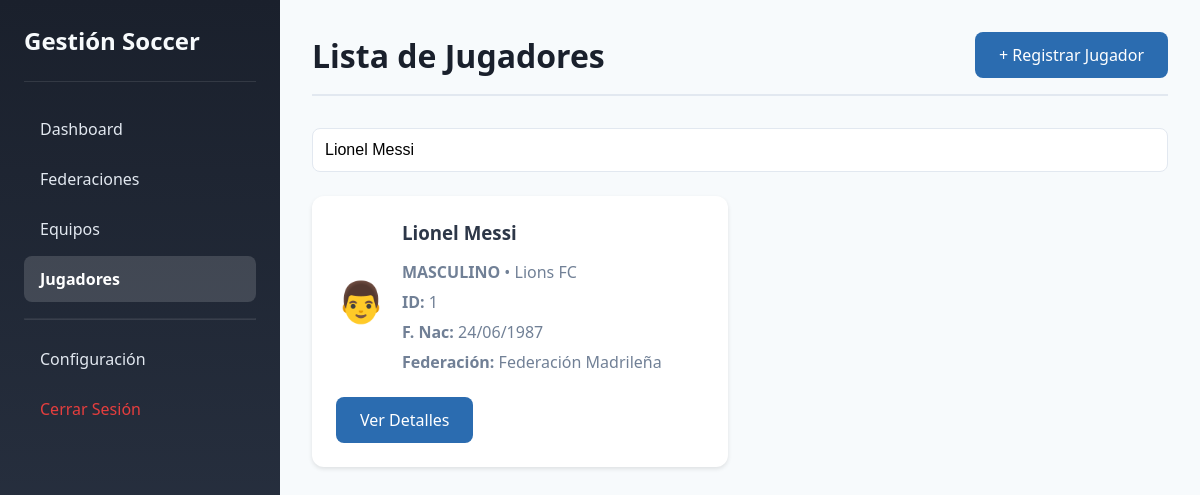
Page /jugadores.php?buscar=Lionel Messi (signed in) on the committed database.
### tables this page shows
CREATE TABLE jugadores (
    id INT AUTO_INCREMENT PRIMARY KEY,
    nombre VARCHAR(100) NOT NULL,
    fecha_nacimiento DATE NOT NULL,
    genero ENUM('masculino', 'femenino') NOT NULL,
    equipo_id INT NOT NULL,
    activo TINYINT(1) NOT NULL DEFAULT 1,
    fecha_creacion DATETIME NOT NULL DEFAULT CURRENT_TIMESTAMP,
    fecha_actualizacion DATETIME NOT NULL DEFAULT CURRENT_TIMESTAMP ON UPDATE CURRENT_TIMESTAMP,
    FOREIGN KEY (equipo_id) REFERENCES equipos(id) ON DELETE RESTRICT ON UPDATE CASCADE,
    INDEX idx_nombre (nombre),
    INDEX idx_equipo (equipo_id)
);

CREATE TABLE equipos (
    id INT AUTO_INCREMENT PRIMARY KEY,
    nombre VARCHAR(200) NOT NULL,
    federacion_id INT NOT NULL,
    activo TINYINT(1) NOT NULL DEFAULT 1,
    fecha_creacion DATETIME NOT NULL DEFAULT CURRENT_TIMESTAMP,
    fecha_actualizacion DATETIME NOT NULL DEFAULT CURRENT_TIMESTAMP ON UPDATE CURRENT_TIMESTAMP,
    FOREIGN KEY (federacion_id) REFERENCES federaciones(id) ON DELETE RESTRICT ON UPDATE CASCADE,
    INDEX idx_nombre (nombre),
    INDEX idx_federacion (federacion_id)
);

CREATE TABLE federaciones (
    id INT AUTO_INCREMENT PRIMARY KEY,
    nombre VARCHAR(200) NOT NULL,
    fecha_fundacion DATE NOT NULL,
    departamento VARCHAR(100) NOT NULL,
    municipio VARCHAR(100) NOT NULL,
    complemento VARCHAR(255),
    activo TINYINT(1) NOT NULL DEFAULT 1,
    fecha_creacion DATETIME NOT NULL DEFAULT CURRENT_TIMESTAMP,
    fecha_actualizacion DATETIME NOT NULL DEFAULT CURRENT_TIMESTAMP ON UPDATE CURRENT_TIMESTAMP,
    INDEX idx_nombre (nombre)
);

### includes/conexion.php (called while the page is built, shortened)
<?php
function limpiarInput($data) {
    $data = trim($data);
    $data = stripslashes($data);
    $data = htmlspecialchars($data);
    return $data;
}
?>

### jugadores.php (the view, shortened to what this page needs)
<?php
require_once 'includes/conexion.php';
$busqueda = isset($_GET['buscar']) ? limpiarInput($_GET['buscar']) : '';
$sql = "SELECT j.*, e.nombre as nombre_equipo, f.nombre as nombre_federacion
        FROM jugadores j
        LEFT JOIN equipos e ON j.equipo_id = e.id
        LEFT JOIN federaciones f ON e.federacion_id = f.id
        WHERE j.activo = 1";
if ($busqueda) {
    $sql .= " AND (j.nombre LIKE :busqueda OR j.id LIKE :busqueda2)";
}
$sql .= " ORDER BY j.nombre";
$stmt = $pdo->prepare($sql);
if ($busqueda) {
    $stmt->execute([':busqueda' => "%$busqueda%", ':busqueda2' => "%$busqueda%"]);
} else {
    $stmt->execute();
}
$jugadores = $stmt->fetchAll();
?>
<!DOCTYPE html>
<html lang="es">
<head>
    <link rel="stylesheet" href="css/admin.css">
</head>
<body>
    <div class="admin-container">
        <aside class="sidebar">
            <div class="sidebar-header">
                <h1> Gestión Soccer</h1>
            </div>
            <nav class="sidebar-nav">
                <a href="dashboard.php"> Dashboard</a>
                <a href="federaciones.php"> Federaciones</a>
                <a href="equipos.php"> Equipos</a>
                <a href="jugadores.php" class="active"> Jugadores</a>
                <hr>
                <a href="configuracion_usuarios.php"> Configuración</a>
                <a href="log_out.php" style="color: #e53e3e;"> Cerrar Sesión</a>
            </nav>
        </aside>
        <main class="main-content">
            <header>
                <h2>Lista de Jugadores</h2>
                <a href="registro_jugadores.php" class="btn btn-primary">+ Registrar Jugador</a>
            </header>
            <div class="search-box">
                <form method="GET" action="">
                    <input type="text" name="buscar" placeholder="Buscar jugador por nombre o ID..."
                           value="<?php echo htmlspecialchars($busqueda); ?>">
                </form>
            </div>
            <div class="card-grid">
                <?php foreach ($jugadores as $jugador): ?>
                <div class="card">
                    <div style="display: flex; align-items: center; gap: 1rem;">
                        <div style="font-size: 2.5rem;">
                            <?php echo $jugador['genero'] === 'masculino' ? '👨' : '👩'; ?>
                        </div>
                        <div>
                            <h3><?php echo htmlspecialchars($jugador['nombre']); ?></h3>
                            <p><strong><?php echo strtoupper($jugador['genero']); ?></strong> •
                               <?php echo htmlspecialchars($jugador['nombre_equipo']); ?></p>
                            <p><strong>ID:</strong> <?php echo $jugador['id']; ?></p>
                            <p><strong>F. Nac:</strong> <?php echo date('d/m/Y', strtotime($jugador['fecha_nacimiento'])); ?></p>
                            <p><strong>Federación:</strong> <?php echo htmlspecialchars($jugador['nombre_federacion']); ?></p>
                        </div>
                    </div>
                    <div style="margin-top: 1rem;">
                        <a href="ver_jugador.php?id=<?php echo $jugador['id']; ?>" class="btn btn-primary">Ver Detalles</a>
                    </div>
                </div>
                <?php endforeach; ?>
            </div>
        </main>
    </div>
</body>
</html>

### css/admin.css (style rules this page uses)
* { margin: 0; padding: 0; box-sizing: border-box; }
body { font-family: 'Segoe UI', Tahoma, Geneva, Verdana, sans-serif; background: #f7fafc; color: #2d3748; }
.admin-container { display: flex; min-height: 100vh; }
.sidebar { width: 280px; background: linear-gradient(180deg, #1a202c 0%, #2d3748 100%); color: white; padding: 1.5rem; position: fixed; height: 100vh; overflow-y: auto; }
.sidebar-header { padding-bottom: 1.5rem; border-bottom: 1px solid rgba(255,255,255,0.1); margin-bottom: 1.5rem; }
.sidebar-header h1 { font-size: 1.5rem; color: #f7fafc; }
.sidebar-nav a { display: block; padding: 0.75rem 1rem; color: #e2e8f0; text-decoration: none; border-radius: 8px; margin-bottom: 0.25rem; transition: all 0.3s; }
.sidebar-nav a.active { background: rgba(255,255,255,0.15); color: white; font-weight: bold; }
.sidebar-nav hr { border-color: rgba(255,255,255,0.1); margin: 1rem 0; }
.main-content { margin-left: 280px; flex: 1; padding: 2rem; }
.main-content header { display: flex; justify-content: space-between; align-items: center; margin-bottom: 2rem; padding-bottom: 1rem; border-bottom: 2px solid #e2e8f0; }
.main-content header h2 { font-size: 2rem; color: #1a202c; }
.btn { display: inline-block; padding: 0.75rem 1.5rem; border: none; border-radius: 8px; font-size: 1rem; font-weight: 500; cursor: pointer; text-decoration: none; transition: all 0.3s; }
.btn-primary { background: #2b6cb0; color: white; }
.card-grid { display: grid; grid-template-columns: repeat(auto-fill, minmax(300px, 1fr)); gap: 1.5rem; }
.card { background: white; padding: 1.5rem; border-radius: 12px; box-shadow: 0 2px 4px rgba(0,0,0,0.1); transition: transform 0.3s; }
.card h3 { color: #2d3748; margin-bottom: 1rem; }
.card p { color: #718096; margin-bottom: 0.5rem; }
.search-box { margin-bottom: 1.5rem; }
.search-box input { width: 100%; padding: 0.75rem; border: 1px solid #e2e8f0; border-radius: 8px; font-size: 1rem; }

### rows in the picture
jugadores: nombre "Lionel Messi", genero "MASCULINO", equipo.nombre "Lions FC", id "1", fecha_nacimiento "24/06/1987", federaciones.nombre "Federación Madrileña"
